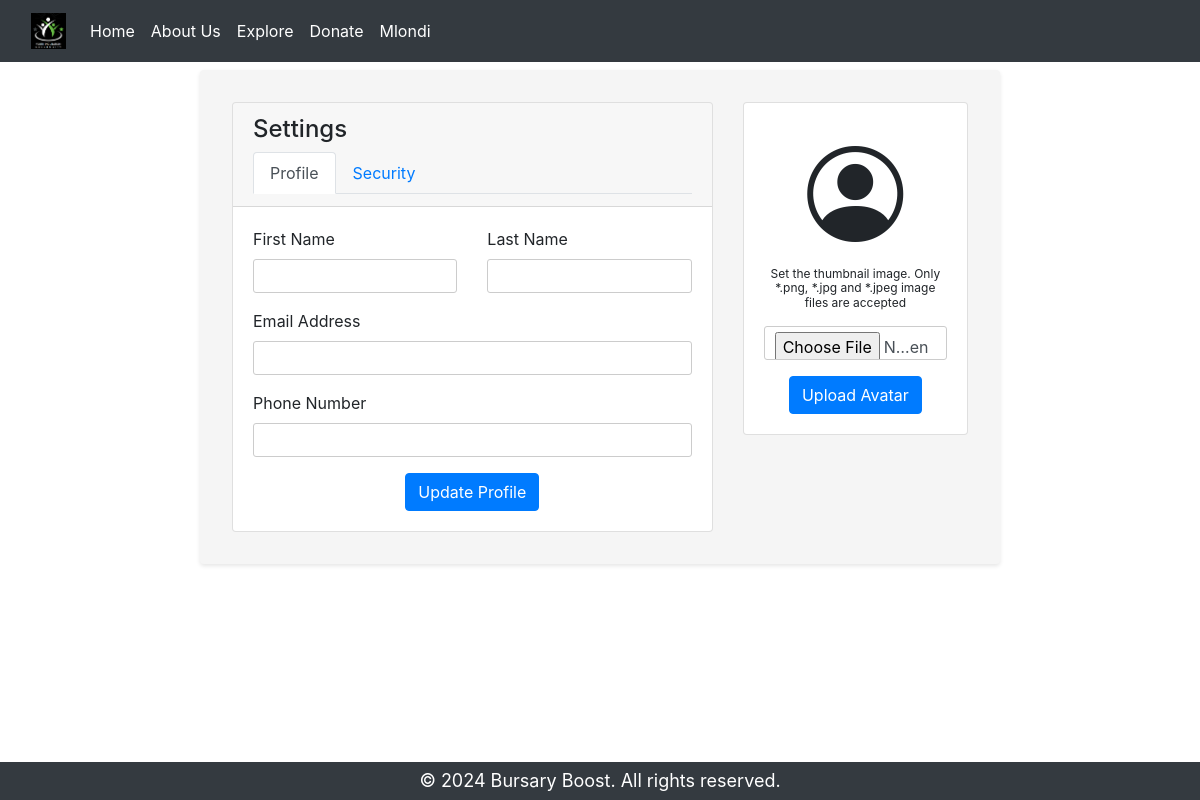
/update_profile/2 (signed in), run on an earlier commit of the app's database.
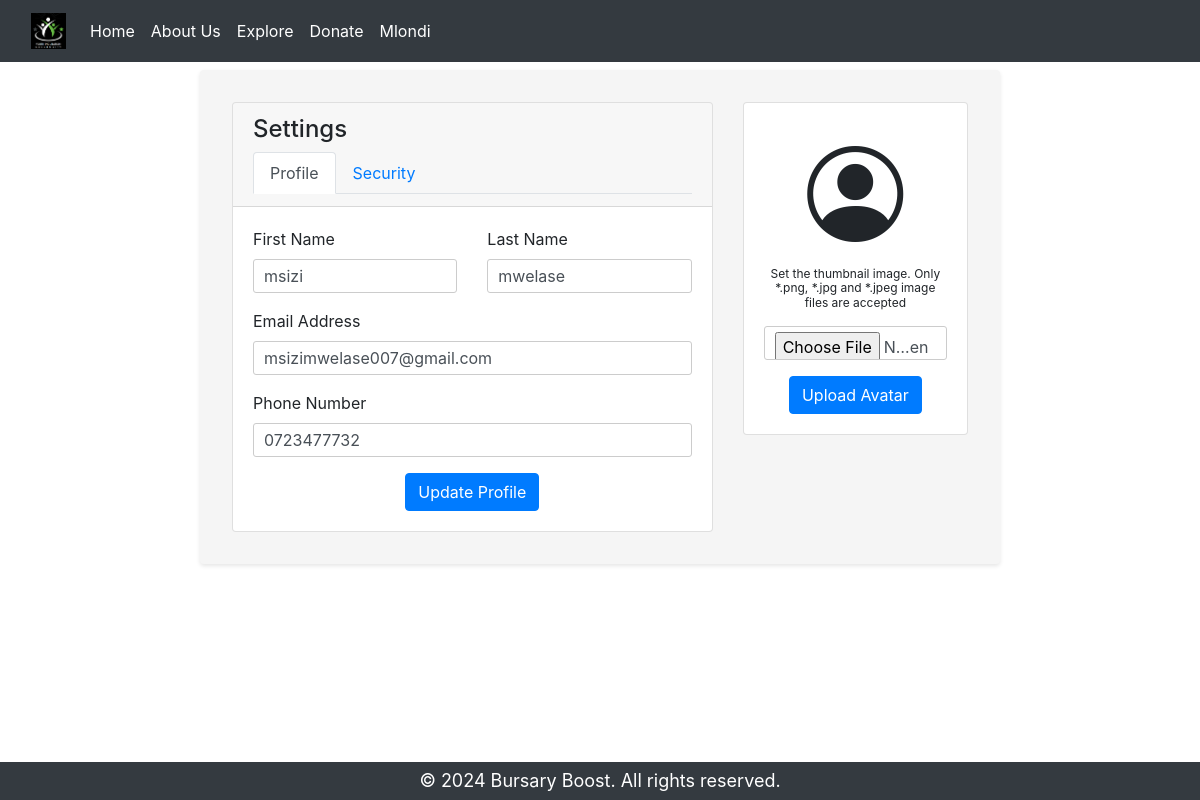
And on a later commit of the database.
### website/models.py (models this page shows, shortened)
class User(db.Model, UserMixin):
    _id = db.Column(db.Integer, primary_key=True)
    email = db.Column(db.String(150), unique=True)
    first_name = db.Column(db.String(150))
    last_name = db.Column(db.String(150))
    phone_number = db.Column(db.String(15))
    password = db.Column(db.String(150))
    gender = db.Column(db.String(150))
    id_number = db.Column(db.String(13))
    age = db.Column(db.Integer)
    status = db.Column(db.String(150))
    certified_id_document = db.Column(db.String(255))
    matric_statement = db.Column(db.String(255))
    cv = db.Column(db.String(255))
    other_supporting_documents = db.Column(db.String(255))

### website/views.py (the view, shortened to what this page needs)
@views.route('/update_profile/<int:user_id>', methods=['GET', 'POST'])
def update_profile(user_id):
    user = User.query.get(user_id)
    form = UpdateProfileForm(obj=user)
    form2 = UpdatePasswordForm()
    print(form.errors)
    return render_template("update_profile.html", form=form, form2=form2, user=current_user)

### website/forms.py
class UpdateProfileForm(FlaskForm):
    first_name = StringField(label='First Name', validators=[DataRequired()])
    last_name = StringField(label='Last Name', validators=[DataRequired()])
    email = EmailField(label='Email Address', validators=[DataRequired(), Email()])
    phone_number = TelField(label='Phone Number', validators=[DataRequired(), Length(min=10, max=10)])

class UpdatePasswordForm(FlaskForm):
    old_password = PasswordField(label='Old Password', validators=[DataRequired(), Length(min=8, max=20)])
    new_password = PasswordField(label='New Password', validators=[DataRequired(), Length(min=8, max=20)])
    confirm_new_password = PasswordField(label='Confirm New Password',
                                     validators=[DataRequired(),
                                                 EqualTo('new_password', 'password does not match')])
    submit_btn = SubmitField('Update')

### website/__init__.py (called while the page is built)
def create_app():
    app = Flask(__name__)
    app.config['SECRET_KEY'] = 'fsafdvhcdvv ydekciw'
    app.config['SQLALCHEMY_DATABASE_URI'] = f'sqlite:///{DB_NAME}'
    app.config['UPLOAD_FOLDER'] = 'website/static/uploads'
    db.init_app(app)
    from .views import views
    from .auth import auth
    from .profile import profile
    app.register_blueprint(views ,url_prefix='/')
    app.register_blueprint(auth ,url_prefix='/')
    app.register_blueprint(profile ,url_prefix='/')
    from .models import User ,FinancialAid ,Payment ,Certificate ,Donor ,Course
    create_database(app)
    login_manager = LoginManager()
    login_manager.login_view = 'auth.login'
    login_manager.init_app(app)
    @login_manager.user_loader
    def load_user(id):
        return User.query.get(int(id))
    return app

### website/templates/update_profile.html (shortened to what this page needs)
{% extends "base.html" %}
{% block content %}
<div class="container my-2">
    <div class="row">
        <div class="col-md-8">
            <div class="card">
                <div class="card-header">
                    <h4>Settings</h4>
                    <ul class="nav nav-tabs" id="settingsTabs">
                        <li class="nav-item" onclick="gotoProfile()">
                            <a class="text-decoration-none nav-link active" id="profileTab" href="#">Profile</a>
                        </li>
                        <li class="nav-item" onclick="gotoSecurity()">
                            <a class="text-decoration-none nav-link" id="securityTab" href="#">Security</a>
                        </li>
                    </ul>
                </div>
                <div class="card-body" id="sharedCard">
                    <form method="POST" action="{{ url_for('views.update_profile', user_id=user._id)}}"
                        id="profileForm">
                        <div class="row">
                            <div class="col-md-6">
                                <div class="form-group">
                                    {{ form.first_name.label(class="form-label") }}
                                    {{ form.first_name(class_="form-control") }}
                                </div>
                            </div>
                            <div class="col-md-6">
                                <div class="form-group">
                                    {{ form.last_name.label(class="form-label") }}
                                    {{ form.last_name(class_="form-control") }}
                                </div>
                            </div>
                        </div>
                        <div class="form-group">
                            {{ form.email.label(class="form-label") }}
                            {{ form.email(class_="form-control") }}
                        </div>
                        <div class="form-group">
                            {{ form.phone_number.label(class="form-label") }}
                            {{ form.phone_number(class_="form-control") }}
                        </div>
                        <div class="d-flex justify-content-center">
                            <button type="submit" class="btn btn-primary">Update Profile</button>
                        </div>
                    </form>
                </div>
            </div>
        </div>
        <div class="col-md-4">
            <div class="card text-center">
                <div class="card-body">
                    <i class="bi bi-person-circle" style="font-size: 6rem;"></i>
                    <p style="font-size: 12px;">Set the thumbnail image. Only *.png, *.jpg and *.jpeg image files are
                        accepted</p>
                    <form>
                        <input type="file" class="form-control mb-3" accept="image/*">
                        <button type="button" class="btn btn-primary">Upload Avatar</button>
                    </form>
                </div>
            </div>
        </div>
    </div>
</div>
{% endblock %}

### website/templates/base.html (shortened to what this page needs)
<!DOCTYPE html>
<html>
<head class="container">
  <link rel="stylesheet" href="https://stackpath.bootstrapcdn.com/bootstrap/4.4.1/css/bootstrap.min.css"
 />
  <link rel="stylesheet" href="https://stackpath.bootstrapcdn.com/font-awesome/4.7.0/css/font-awesome.min.css"
 />
  <nav class="navbar navbar-expand-lg navbar-dark bg-dark">
    <div class="container-fluid">
      <a class="navbar-brand" href="{{ url_for('views.index')}}">
        <img src="{{url_for('static', filename='imgs/app-logo-black.png')}}" width="35"/>
      </a>
      <div class="collapse navbar-collapse" id="navbarNav">
        <ul class="navbar-nav me-auto">
          <li class="nav-item">
            <a class="nav-link active" aria-current="page" href="#">Home</a>
          </li>
          <li class="nav-item">
            <a class="nav-link active" aria-current="page" href="#">About Us</a>
          </li>
          <li class="nav-item">
            <a class="nav-link active" aria-current="page" href="#">Explore</a>
          </li>
          <li class="nav-item">
            <a class="nav-link active" aria-current="page" href="{{ url_for('views.donor_signup')}}">Donate</a>
          </li>
          {% if user %}
          <li class="nav-item float-right ms-auto">
            <a class="nav-link active" aria-current="page"
              href="{{ url_for('views.update_profile', user_id=user._id) }}">{{ user.first_name }}</a>
          </li>
          {% endif %}
        </ul>
      </div>
    </div>
  </nav>
  <link rel="stylesheet" href="https://cdnjs.cloudflare.com/ajax/libs/font-awesome/5.15.4/css/all.min.css">
  <link href="https://cdnjs.cloudflare.com/ajax/libs/bootstrap-icons/1.10.5/font/bootstrap-icons.min.css"
    rel="stylesheet">
</head>
<body>
  {% block content %}{% endblock %}
  <br>
  <footer class="bg-dark text-white text-center py-2 fixed-bottom">
    <p>&copy; 2024 Bursary Boost. All rights reserved.</p>
  </footer>
</body>
</html>

### website/templates/base.html (style rules this page uses)
.container { max-width: 800px; margin: 0 auto; padding: 2rem; background-color: #f5f5f5; border-radius: 4px; box-shadow: 0 2px 4px rgba(0, 0, 0, 0.1); }
p { font-size: 1.125rem; line-height: 1.2; margin-bottom: 1rem; }
a { color: #007bff; text-decoration: underline; }
.navbar-nav .nav-link { text-decoration: none; }
.navbar-brand { text-decoration: none; }
footer { background-color: #333; color: white; padding: 2rem 0; text-align: center; }
footer p { margin: 0; }
.navbar-nav { margin-right: auto; }
.form-control { border-radius: 3px; border: 1px solid #ccc; padding: 5px 10px; height: 34px; box-shadow: none; transition: box-shadow 0.3s; }

What changed in the data, as far as the page shows it:
added User: first_name "msizi", last_name "mwelase", email "msizimwelase007@gmail.com", phone_number "0723477732"
